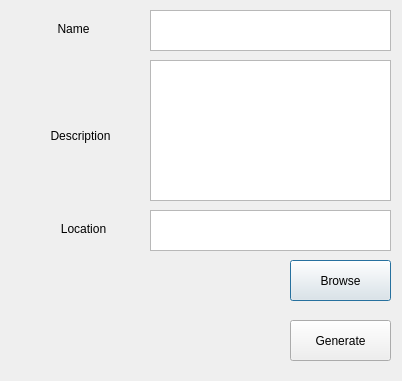
<?xml version="1.0" encoding="UTF-8"?>
<ui version="4.0">
 <class>Dialog</class>
 <widget class="QDialog" name="Dialog">
  <property name="geometry">
   <rect>
    <x>0</x>
    <y>0</y>
    <width>402</width>
    <height>381</height>
   </rect>
  </property>
  <property name="windowTitle">
   <string>Output Field View</string>
  </property>
  <widget class="QTextEdit" name="textEdit">
   <property name="geometry">
    <rect>
     <x>150</x>
     <y>10</y>
     <width>241</width>
     <height>41</height>
    </rect>
   </property>
  </widget>
  <widget class="QPushButton" name="pushButton">
   <property name="geometry">
    <rect>
     <x>290</x>
     <y>260</y>
     <width>101</width>
     <height>41</height>
    </rect>
   </property>
   <property name="text">
    <string>Browse</string>
   </property>
  </widget>
  <widget class="QPushButton" name="pushButton_2">
   <property name="geometry">
    <rect>
     <x>290</x>
     <y>320</y>
     <width>101</width>
     <height>41</height>
    </rect>
   </property>
   <property name="text">
    <string>Generate</string>
   </property>
  </widget>
  <widget class="QTextBrowser" name="textBrowser">
   <property name="geometry">
    <rect>
     <x>150</x>
     <y>60</y>
     <width>241</width>
     <height>141</height>
    </rect>
   </property>
  </widget>
  <widget class="QTextBrowser" name="textBrowser_2">
   <property name="geometry">
    <rect>
     <x>150</x>
     <y>210</y>
     <width>241</width>
     <height>41</height>
    </rect>
   </property>
  </widget>
  <widget class="QLabel" name="label">
   <property name="geometry">
    <rect>
     <x>40</x>
     <y>20</y>
     <width>67</width>
     <height>17</height>
    </rect>
   </property>
   <property name="text">
    <string>Name</string>
   </property>
   <property name="alignment">
    <set>Qt::AlignCenter</set>
   </property>
  </widget>
  <widget class="QLabel" name="label_2">
   <property name="geometry">
    <rect>
     <x>40</x>
     <y>120</y>
     <width>81</width>
     <height>31</height>
    </rect>
   </property>
   <property name="text">
    <string>Description</string>
   </property>
   <property name="alignment">
    <set>Qt::AlignCenter</set>
   </property>
  </widget>
  <widget class="QLabel" name="label_3">
   <property name="geometry">
    <rect>
     <x>50</x>
     <y>220</y>
     <width>67</width>
     <height>17</height>
    </rect>
   </property>
   <property name="text">
    <string>Location</string>
   </property>
   <property name="alignment">
    <set>Qt::AlignCenter</set>
   </property>
  </widget>
 </widget>
 <resources/>
 <connections/>
</ui>
